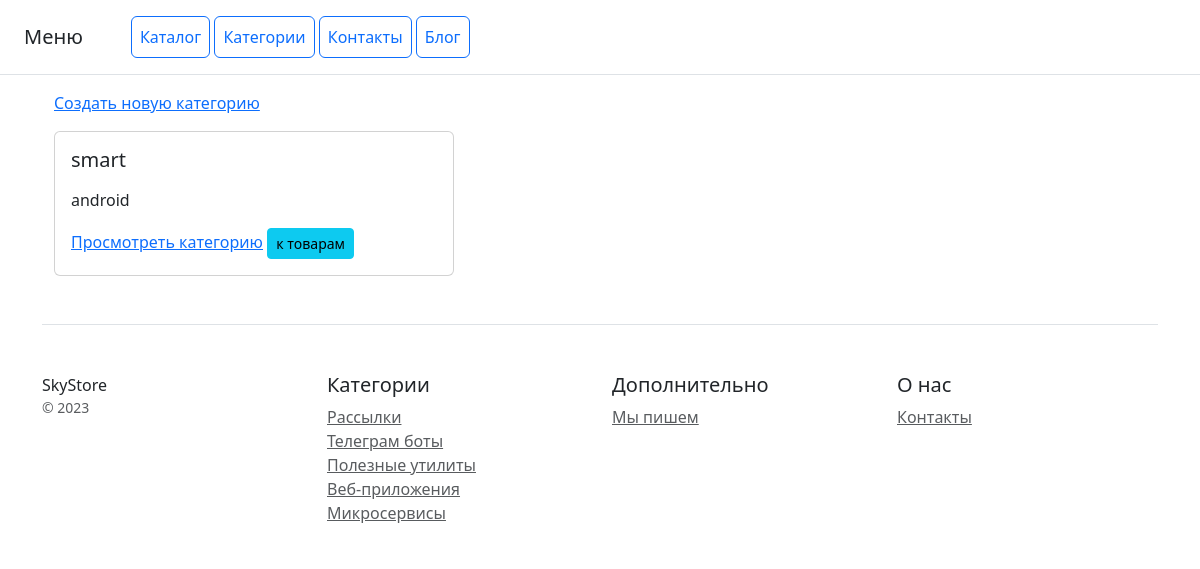
The page /categories/ on the database as committed earlier.
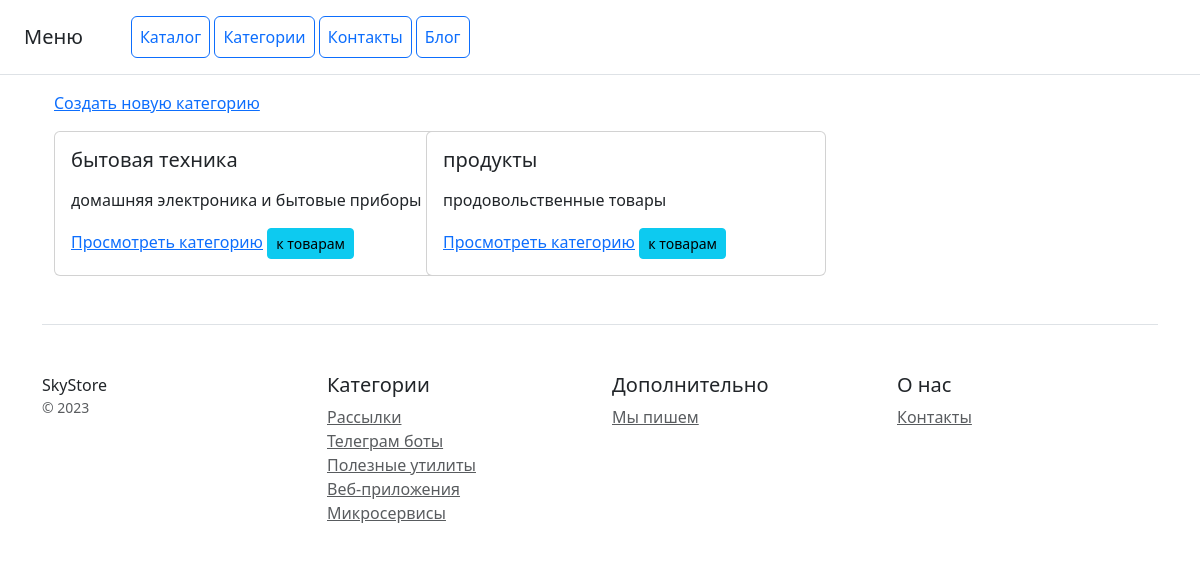
The same page on the database as committed later.
### catalog/models.py (models this page shows, shortened)
class Category(models.Model):
    title = models.CharField(max_length=150, verbose_name='наименование')
    text = models.TextField(max_length=15000, verbose_name='описание')
    slug = models.SlugField(max_length=100, verbose_name='slug', unique=True)
    def __init__(self, *args, **kwargs):
        super().__init__(*args, **kwargs)
        self.version_set = None
    class Meta:
        verbose_name = 'категория'
        verbose_name_plural = 'категории'
        ordering = ('title',)

### catalog/views.py (the view)
# urls.py: path('categories/', CategoryListView.as_view(), name='categories'),
class CategoryListView(ListView):
    model = Category
    extra_context = {
        'title': 'Категории товаров'
    }

### catalog/context_processors.py (called while the page is built)
def active_version(request):
    active_versions = {}
    products = Product.objects.all()  # Предположим, что у вас есть модель Product
    for product in products:
        active_version = product.version_set.filter(is_active=True).first()
        if active_version:
            active_versions[product.id] = active_version.version_name
    return {'active_versions': active_versions}

### catalog/templates/catalog/category_list.html
{% extends 'catalog/base.html' %}
{% block content %}
<div class="container">
    <a href="{% url 'admin:catalog_category_add' %}">Создать новую категорию</a>
    <div class="row mt-3">
        {% for object in object_list %}
        <div class="col-4">
            <div class="card" style="width: 25rem;">
                <div class="card-body">
                    <h5 class="card-title">{{ object.title }}</h5>
                    <p class="card-text">{{ object.text | linebreaks }}</p>
                    <a href="{% url 'catalog:category_detail' object.pk %}">Просмотреть категорию</a>
                    <a href="{% url 'catalog:category_detail' object.pk %}" type="button" class="btn btn-info btn-sm">к товарам</a>
                </div>
            </div>
        </div>
        {% endfor %}
    </div>
</div>
{% endblock %}

Rows that differ between the two databases and show on the page:
removed Category: title "smart", text "android"
added Category: title "бытовая техника", text "домашняя электроника и бытовые приборы"
added Category: title "продукты", text "продовольственные товары"
